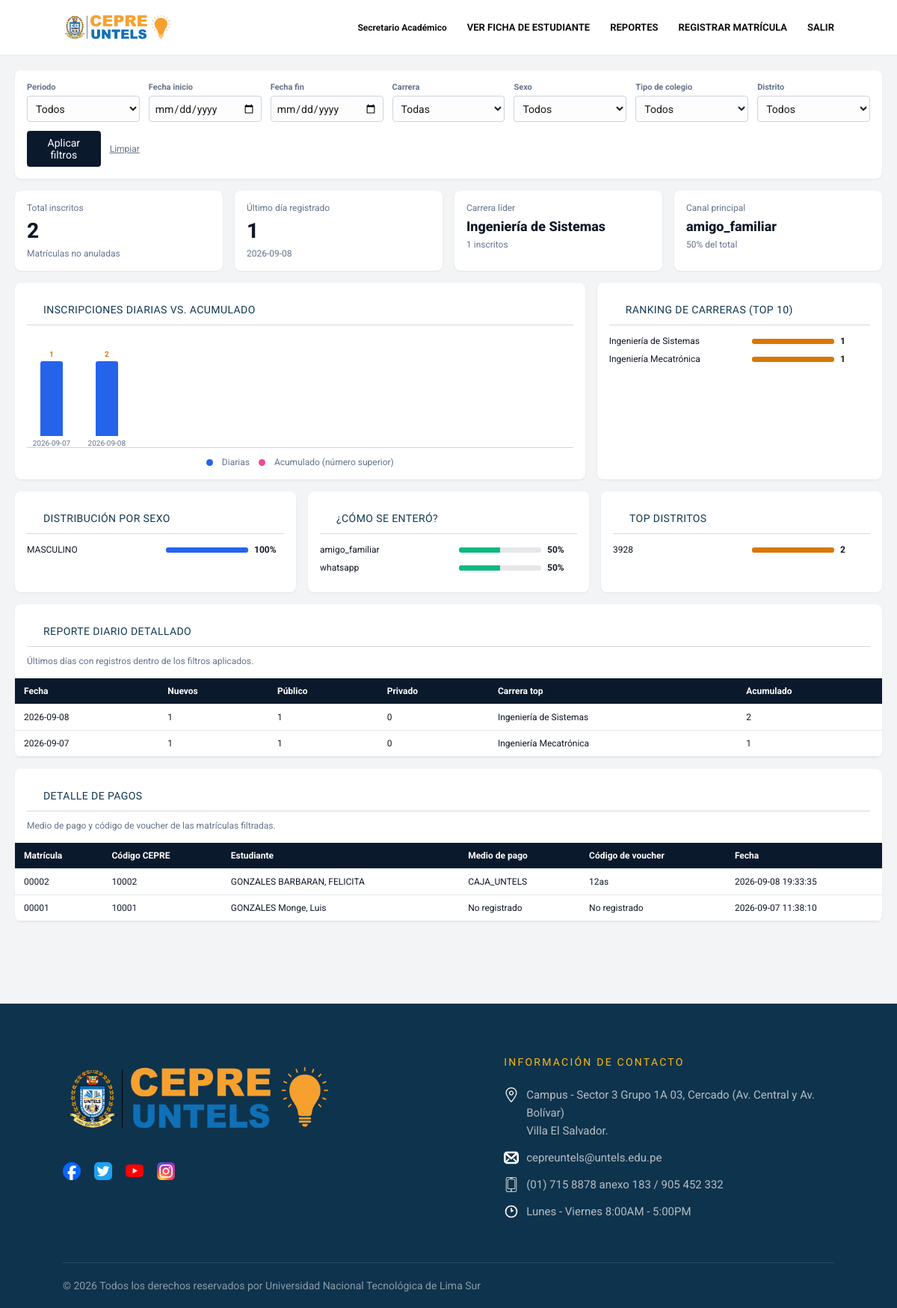
Page /public/reportes.php (signed in) on the committed database.
### tables this page shows
CREATE TABLE `matriculas` (
  `id` bigint(20) UNSIGNED NOT NULL,
  `numero` varchar(30) NOT NULL,
  `estudiante_id` int(11) NOT NULL,
  `periodo_id` smallint(5) UNSIGNED NOT NULL,
  `condicion_id` tinyint(3) UNSIGNED NOT NULL,
  `turno_id` tinyint(3) UNSIGNED NOT NULL,
  `modalidad_clase_id` tinyint(3) UNSIGNED NOT NULL,
  `carrera_id` int(11) NOT NULL,
  `medio_pago` varchar(30) DEFAULT NULL,
  `codigo_voucher` varchar(50) DEFAULT NULL,
  `estado` enum('BORRADOR','PENDIENTE','OBSERVADA','CONFIRMADA','ANULADA') NOT NULL DEFAULT 'BORRADOR',
  `fecha_registro` datetime NOT NULL DEFAULT current_timestamp(),
  `observaciones` varchar(500) DEFAULT NULL
);

CREATE TABLE `estudiantes` (
  `id_estudiante` int(11) NOT NULL,
  `numero_matricula` varchar(10) NOT NULL,
  `codigo_estudiante` varchar(20) DEFAULT NULL,
  `apellido_paterno` varchar(50) NOT NULL,
  `apellido_materno` varchar(50) NOT NULL,
  `nombres` varchar(100) NOT NULL,
  `tipo_documento` enum('DNI','CE','PASAPORTE') DEFAULT 'DNI',
  `numero_documento` varchar(20) NOT NULL,
  `sexo` enum('MASCULINO','FEMENINO') NOT NULL,
  `fecha_nacimiento` date NOT NULL,
  `email` varchar(100) NOT NULL,
  `telefono_casa` varchar(15) DEFAULT NULL,
  `telefono_celular` varchar(15) NOT NULL,
  `pais_actual` varchar(50) DEFAULT NULL,
  `departamento_actual` varchar(50) DEFAULT NULL,
  `provincia_actual` varchar(50) DEFAULT NULL,
  `distrito_actual` varchar(50) DEFAULT NULL,
  `direccion_actual` text DEFAULT NULL,
  `pais_nacimiento` varchar(50) DEFAULT NULL,
  `departamento_nacimiento` varchar(50) DEFAULT NULL,
  `provincia_nacimiento` varchar(50) DEFAULT NULL,
  `distrito_nacimiento` varchar(50) DEFAULT NULL,
  `anio_concluye_secundaria` year(4) DEFAULT NULL,
  `institucion_educativa` varchar(100) DEFAULT NULL,
  `preparacion_anterior` varchar(50) DEFAULT NULL,
  `mencion` varchar(100) DEFAULT NULL,
  `carrera_postula` varchar(100) NOT NULL,
  `tiene_enfermedad` tinyint(1) DEFAULT 0,
  `tratamiento` text DEFAULT NULL,
  `nombre_apoderado` varchar(100) DEFAULT NULL,
  `telefono_apoderado` varchar(15) DEFAULT NULL,
  `como_se_entero` varchar(100) DEFAULT NULL,
  `modalidad` enum('REGULAR','INTENSIVO','SEMIPRESENCIAL') DEFAULT 'REGULAR',
  `condicion` enum('ORDINARIO','EXTRAORDINARIO') DEFAULT 'ORDINARIO',
  `turno` enum('MANANA','TARDE','NOCHE') NOT NULL,
  `estado` enum('ACTIVO','INACTIVO','RETIRADO') DEFAULT 'ACTIVO',
  `fecha_registro` timestamp NOT NULL DEFAULT current_timestamp(),
  `fecha_actualizacion` timestamp NOT NULL DEFAULT current_timestamp() ON UPDATE current_timestamp()
);

### public/reportes.php (the view, shortened to what the rows shown need)
<?php
require_once __DIR__ . '/../app/models/MatriculaModel.php';
$model = new MatriculaModel();
$positiveInt = static function (mixed $value): ?int {
    $value = filter_var($value, FILTER_VALIDATE_INT, ['options' => ['min_range' => 1]]);
    return $value === false ? null : $value;
};
$date = static function (mixed $value): ?string {
    return is_string($value) && preg_match('/^\d{4}-\d{2}-\d{2}$/', $value) ? $value : null;
};
$periodoId = $positiveInt($_GET['periodo_id'] ?? null);
$carreraId = $positiveInt($_GET['carrera_id'] ?? null);
$sectorId = $positiveInt($_GET['sector_id'] ?? null);
$sexo = in_array($_GET['sexo'] ?? '', ['MASCULINO', 'FEMENINO'], true) ? $_GET['sexo'] : null;
$distrito = trim((string) ($_GET['distrito'] ?? '')) ?: null;
$desde = $date($_GET['desde'] ?? null);
$hasta = $date($_GET['hasta'] ?? null);
$reportes = $model->reportes($periodoId, $desde, $hasta, $carreraId, $sexo, $sectorId, $distrito);
function reportLabel(mixed $value): string
{
    return htmlspecialchars((string) $value, ENT_QUOTES, 'UTF-8');
}
$daily = $reportes['por_dia'];
$latestDaily = array_reverse(array_slice($daily, -5));
?>
<!DOCTYPE html>
<html lang="es">
<head>
  <link rel="stylesheet" href="/cepre_untels/public/css/app.css?v=20260907">
  <link rel="stylesheet" href="/cepre_untels/public/css/reportes.css?v=20260907">
</head>
<body>
<main class="container">
  <section class="grid charts">
    <article class="card">
      <h2>Inscripciones diarias vs. acumulado</h2>
    </article>
    <article class="card">
      <h2>Ranking de carreras (Top 10)</h2>
    </article>
  </section>
  <section class="grid three">
    <article class="card">
      <h2>Distribución por sexo</h2>
    </article>
    <article class="card">
      <h2>¿Cómo se enteró?</h2>
    </article>
    <article class="card">
      <h2>Top distritos</h2>
    </article>
  </section>
  <section class="table-container">
    <div class="table-head">
      <h2 class="table-title">Reporte diario detallado</h2>
    </div>
    <?php if ($latestDaily === []): ?>
      <p class="empty">No hay registros para los filtros seleccionados.</p>
    <?php else: ?>
      <table>
        <thead>
          <tr>
            <th>Fecha</th>
            <th>Nuevos</th>
            <th>Público</th>
            <th>Privado</th>
            <th>Carrera top</th>
            <th>Acumulado</th>
          </tr>
        </thead>
      </table>
    <?php endif; ?>
  </section>
  <section class="table-container">
    <div class="table-head">
      <h2 class="table-title">Detalle de pagos</h2>
    </div>
    <?php if ($reportes['estudiantes'] === []): ?>
      <p class="empty">No hay registros para los filtros seleccionados.</p>
    <?php else: ?>
      <table>
        <thead><tr><th>Matrícula</th><th>Código CEPRE</th><th>Estudiante</th><th>Medio de pago</th><th>Código de voucher</th><th>Fecha</th></tr></thead>
        <tbody>
          <?php foreach ($reportes['estudiantes'] as $row): ?>
            <tr>
              <td><?= reportLabel($row['numero']) ?></td>
              <td><?= reportLabel($row['codigo_estudiante']) ?></td>
              <td><?= reportLabel($row['estudiante']) ?></td>
              <td><?= reportLabel($row['medio_pago']) ?></td>
              <td><?= reportLabel($row['codigo_voucher']) ?></td>
              <td><?= reportLabel($row['fecha_registro']) ?></td>
            </tr>
          <?php endforeach; ?>
        </tbody>
      </table>
    <?php endif; ?>
  </section>
</main>
<?php require __DIR__ . '/../app/views/partials/site-footer.php'; ?>
</body>
</html>

### rows in the picture
matriculas: numero "00002", estudiante.codigo_estudiante "10002", estudiante "GONZALES BARBARAN, FELICITA", medio_pago "CAJA_UNTELS", codigo_voucher "12as", fecha_registro "2026-09-08 19:33:35"
matriculas: numero "00001", estudiante.codigo_estudiante "10001", estudiante "GONZALES Monge, Luis", medio_pago "No registrado", codigo_voucher "No registrado", fecha_registro "2026-09-07 11:38:10"

### other values in the picture
currentUser()['nombre'] "Secretario Académico"
reportNumber($reportes['total']) "2"
reportNumber($daily === [] ? 0 : $daily[count($daily) - 1]['total']) "1"
reportLabel($topCareer['etiqueta']) "Ingeniería de Sistemas"
reportNumber($topCareer['total']) "1"
reportLabel($topSource['etiqueta']) "amigo_familiar"
reportPercent((int) $topSource['total'], $reportes['total']) "50%"
reportNumber($row['acumulado']) "1"
reportLabel($row['fecha']) "2026-09-07"
reportNumber($row['acumulado']) "2"
reportLabel($row['fecha']) "2026-09-08"
reportLabel($row['etiqueta']) "Ingeniería de Sistemas"
reportNumber($row['total']) "1"
reportLabel($row['etiqueta']) "Ingeniería Mecatrónica"
reportLabel($row['etiqueta']) "MASCULINO"
